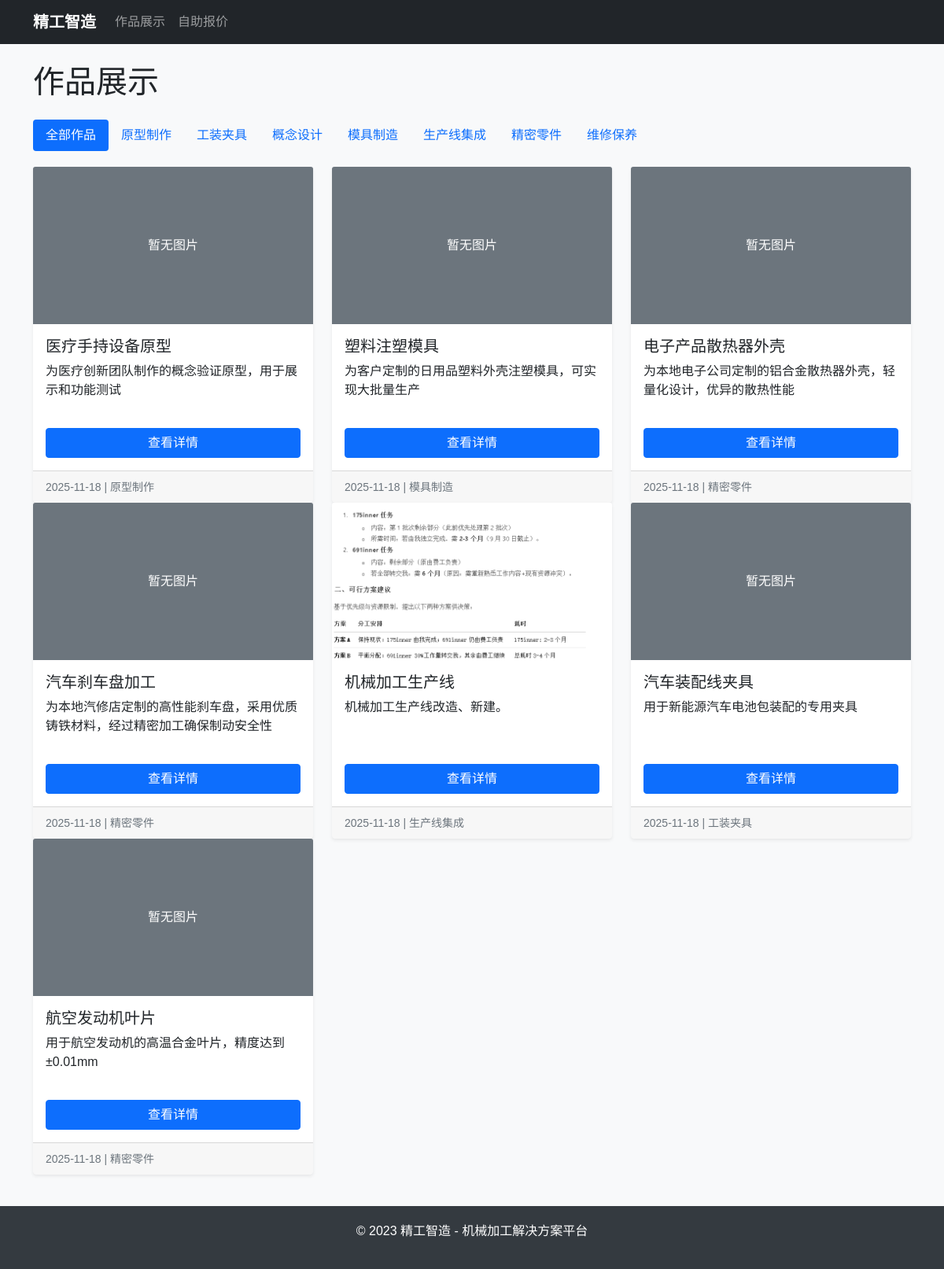
The app's page /gallery/, older data.
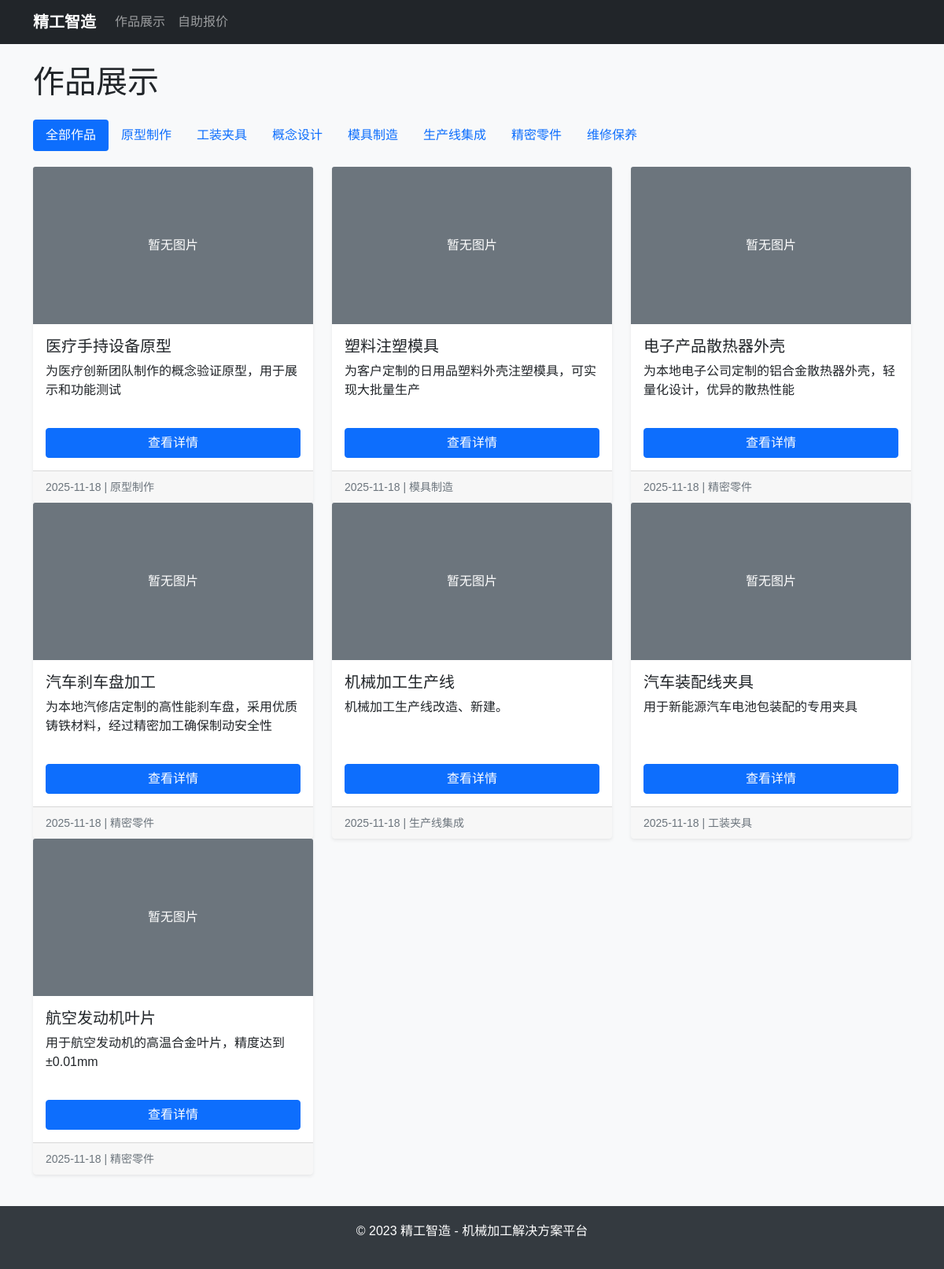
The same page, newer data.
### gallery/models.py (models this page shows, shortened)
class Category(models.Model):
    name = models.CharField(max_length=100, unique=True, verbose_name='分类名称')
    slug = models.SlugField(max_length=100, blank=True, verbose_name='URL标识')
    description = models.TextField(blank=True, verbose_name='分类描述')
    created_at = models.DateTimeField(auto_now_add=True, verbose_name='创建时间')
    class Meta:
        verbose_name = '作品分类'
        verbose_name_plural = '作品分类'
        ordering = ['name']

class Work(models.Model):
    WORK_CATEGORIES = [
        ('precise_part', '精密零件'),
        ('fixture', '工装夹具'),
        ('production_line', '生产线集成'),
        ('concept_design', '概念设计'),
    ]
    title = models.CharField(max_length=200, verbose_name='作品标题')
    description = models.TextField(verbose_name='作品描述')
    category = models.ForeignKey(Category, on_delete=models.CASCADE, verbose_name='分类')
    image = models.ImageField(upload_to='works/images/', blank=True, verbose_name='展示图片')
    project_background = models.TextField(verbose_name='项目背景')
    model_file = models.FileField(upload_to='works/models/', blank=True, verbose_name='3D模型文件')
    process_difficulties = models.TextField(verbose_name='加工难点与解决方案')
    equipment_used = models.TextField(verbose_name='使用设备')
    materials = models.TextField(verbose_name='材料')
    process_techniques = models.TextField(verbose_name='工艺')
    project_duration = models.CharField(max_length=100, verbose_name='项目周期')
    video_url = models.URLField(blank=True, verbose_name='视频链接')
    is_featured = models.BooleanField(default=False, verbose_name='推荐作品')
    created_at = models.DateTimeField(auto_now_add=True, verbose_name='创建时间')
    updated_at = models.DateTimeField(auto_now=True, verbose_name='更新时间')
    class Meta:
        verbose_name = '作品'
        verbose_name_plural = '作品'
        ordering = ['-created_at']

### gallery/views.py (the view)
# urls.py: path('', views.work_list, name='work_list'),
def work_list(request, category_slug=None):
    category = None
    works = Work.objects.all()
    categories = Category.objects.all()
    if category_slug:
        category = get_object_or_404(Category, slug=category_slug)
        works = works.filter(category=category)
    paginator = Paginator(works, 9)  # 每页显示9个作品
    page_number = request.GET.get('page')
    page_obj = paginator.get_page(page_number)
    context = {
        'page_obj': page_obj,
        'categories': categories,
        'current_category': category,
    }
    return render(request, 'gallery/work_list.html', context)

### templates/gallery/work_list.html (shortened to what this page needs)
{% extends 'base.html' %}
{% block content %}
<div class="row">
    <div class="col-12">
        <h1 class="mb-4">作品展示</h1>
    </div>
</div>
<div class="row category-nav">
    <div class="col-12">
        <ul class="nav nav-pills">
            <li class="nav-item">
                <a class="nav-link {% if not current_category %}active{% endif %}" href="{% url 'gallery:work_list' %}">全部作品</a>
            </li>
            {% for category in categories %}
            {% if category.slug %}
            <li class="nav-item">
                <a class="nav-link {% if current_category and current_category.id == category.id %}active{% endif %}"
                   href="{% url 'gallery:work_list_by_category' category.slug %}">
                    {{ category.name }}
                </a>
            </li>
            {% endif %}
            {% endfor %}
        </ul>
    </div>
</div>
<div class="row">
    {% for work in page_obj %}
    <div class="col-md-4 col-sm-6">
        <div class="card h-100">
            {% if work.image %}
            <img src="{{ work.image.url }}" class="card-img-top work-image" alt="{{ work.title }}">
            {% else %}
            <div class="card-img-top work-image bg-secondary d-flex align-items-center justify-content-center text-white">
                暂无图片
            </div>
            {% endif %}
            <div class="card-body d-flex flex-column">
                <h5 class="card-title">{{ work.title }}</h5>
                <p class="card-text flex-grow-1">{{ work.description|truncatewords:20 }}</p>
                <a href="{% url 'gallery:work_detail' work.id %}" class="btn btn-primary mt-auto">查看详情</a>
            </div>
            <div class="card-footer">
                <small class="text-muted">{{ work.created_at|date:"Y-m-d" }} | {{ work.category.name }}</small>
            </div>
        </div>
    </div>
    {% empty %}
    <div class="col-12">
        <div class="alert alert-info">
            暂无作品展示。
        </div>
    </div>
    {% endfor %}
</div>
{% endblock %}

### templates/base.html (shortened to what this page needs)
<!DOCTYPE html>
<html lang="zh-hans">
<head>
    <link href="https://cdn.jsdelivr.net/npm/bootstrap@5.1.3/dist/css/bootstrap.min.css" rel="stylesheet">
</head>
<body>
    <nav class="navbar navbar-expand-lg navbar-dark bg-dark">
        <div class="container">
            <a class="navbar-brand" href="{% url 'gallery:work_list' %}">精工智造</a>
            <div class="collapse navbar-collapse" id="navbarNav">
                <ul class="navbar-nav me-auto">
                    <li class="nav-item">
                        <a class="nav-link" href="{% url 'gallery:work_list' %}">作品展示</a>
                    </li>
                    <li class="nav-item">
                        <a class="nav-link" href="{% url 'quotation:home' %}">自助报价</a>
                    </li>
                </ul>
            </div>
        </div>
    </nav>
    <main class="container mt-4">
        {% block content %}
        {% endblock %}
    </main>
    <footer class="footer">
        <div class="container">
            <div class="row">
                <div class="col-md-12 text-center">
                    <p>&copy; 2023 精工智造 - 机械加工解决方案平台</p>
                </div>
            </div>
        </div>
    </footer>
</body>
</html>

### templates/base.html (style rules this page uses)
body { font-family: 'Microsoft YaHei', sans-serif; background-color: #f8f9fa; }
.navbar-brand { font-weight: bold; }
.card { margin-bottom: 20px; border: none; box-shadow: 0 0.125rem 0.25rem rgba(0, 0, 0, 0.075); transition: box-shadow 0.3s ease-in-out; }
.work-image { height: 200px; object-fit: cover; }
.footer { background-color: #343a40; color: white; padding: 20px 0; margin-top: 40px; }
.category-nav { margin-bottom: 20px; }

Row changes from the older to the newer data that the page shows:
changed Work "机械加工生产线": image: picture removed; now shows "暂无图片"
